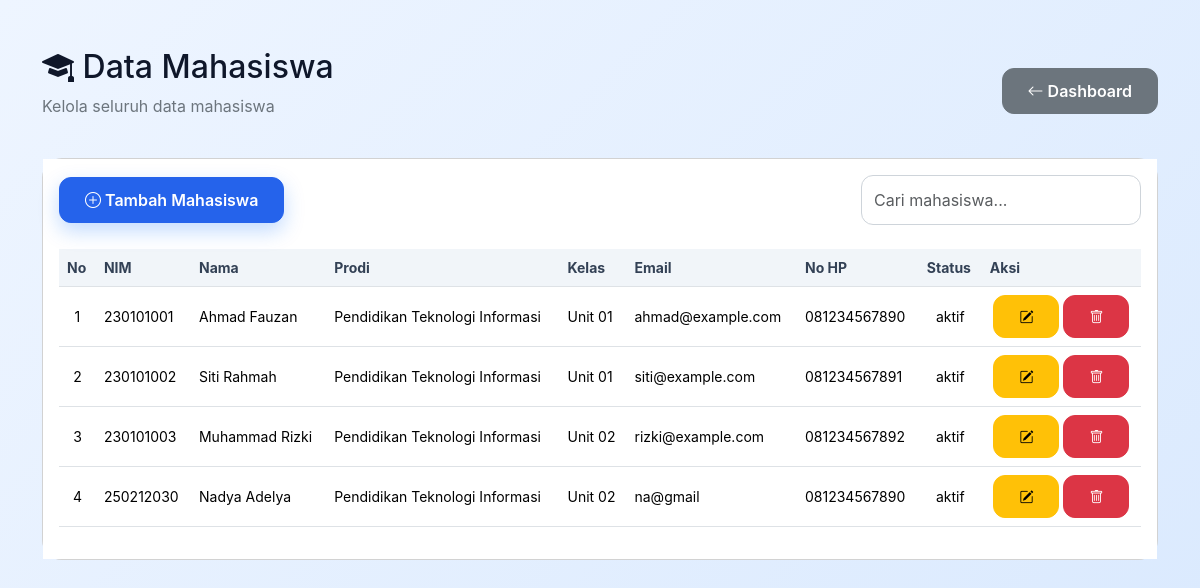
/mahasiswa.php, run on an earlier commit of the app's database.
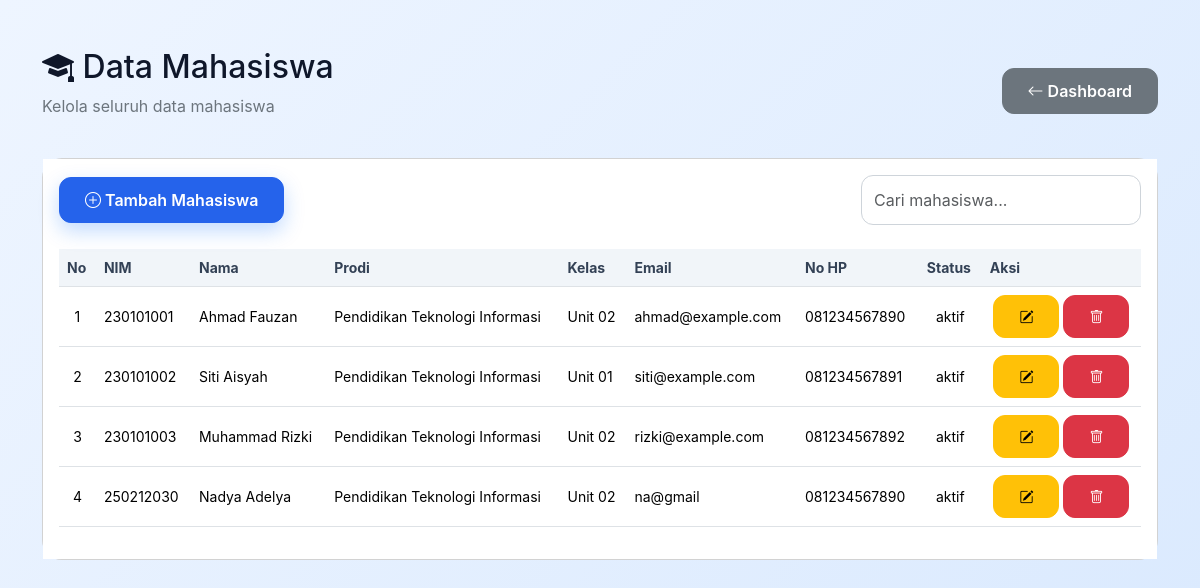
And on a later commit of the database.
### tables this page shows
CREATE TABLE `mahasiswa` (
  `id_mahasiswa` int(11) NOT NULL,
  `nim` varchar(30) NOT NULL,
  `nama_mahasiswa` varchar(100) NOT NULL,
  `prodi` varchar(100) NOT NULL,
  `kelas` varchar(20) NOT NULL,
  `email` varchar(100) DEFAULT NULL,
  `no_hp` varchar(20) DEFAULT NULL,
  `status` enum('aktif','nonaktif') DEFAULT 'aktif',
  `created_at` timestamp NOT NULL DEFAULT current_timestamp()
);

### mahasiswa.php (the view, shortened to what this page needs)
<?php
include 'koneksi.php';
$data = mysqli_query($koneksi, "SELECT * FROM mahasiswa");
?>
<!DOCTYPE html>
<html lang="id">
<head>
    <link rel="stylesheet" href="https://cdn.jsdelivr.net/npm/bootstrap-icons@1.11.3/font/bootstrap-icons.min.css">
    <link href="https://cdn.jsdelivr.net/npm/bootstrap@5.3.3/dist/css/bootstrap.min.css" rel="stylesheet">
    <link href="assets/css/style.css" rel="stylesheet">
 </head>
<body>
    <div class="container py-5">
        <div
        class="d-flex justify-content-between align-items-center mb-4">
        <div>
            <h2
            class="page-title">
            <i class="bi bi-mortarboard-fill"
            ></i>
            Data Mahasiswa
           </h2>
           <p class="text-secondary">
            Kelola seluruh data mahasiswa
           </p>
        </div>
        <div>
            <a href="dashboard.php" class="btn btn-secondary">
                <i
                class="bi bi-arrow-left">
            </i>
            Dashboard
        </a>
    </div>
</div>
         <div
     class="card card-custom">
        <div
        class="card-body">
        <div
        class="d-flex justify-content-between align-items-center mb-4">
        <a href="tambah_mahasiswa.php" class="btn btn-primary">
            <i class="bi bi-plus-circle"></i>
            Tambah Mahasiswa
        </a>
        <input
        type="text"
        class="form-control"
        placeholder="Cari mahasiswa..."
        style="max-width:280px;">
    </div>
    <div class="table-responsive">
            <table
            class="table table-hover align-middle">
            <thead>
                <tr>
                    <th>No</th>
                    <th>NIM</th>
                    <th>Nama</th>
                    <th>Prodi</th>
                    <th>Kelas</th>
                    <th>Email</th>
                    <th>No HP</th>
                    <th>Status</th>
                    <th>Aksi</th>
                </tr>
            </thead>
            <tbody>
                <?php
                $no = 1;
                while($row = mysqli_fetch_assoc($data)){
                    ?>
                    <tr>
                        <td class="text-center"><?= $no++; ?></td>
                        <td>
                            <?= $row['nim']; ?>
                        </td>
                        <td>
                            <?= $row['nama_mahasiswa']; ?></td>
                            <td>
                                <?= $row['prodi']; ?>
                            </td>
                            <td>
                                <?= $row['kelas']; ?>
                            </td>
                            <td>
                                <?= $row['email']; ?></td>
                                <td>
                                    <?= $row['no_hp']; ?>
                                </td>
                                <td
                                class="text-center">
                                 <span
                                 class="badge-status">
                                 <?= $row['status']; ?>
                                </span>
                            </td>
                            <td
                            class="text-center">
                            <a
                             href="edit_mahasiswa.php?id=<?= $row['id_mahasiswa']; ?>"
                             class="btn btn-warning btn-sm">
                             <i
                             class="bi bi-pencil-square"
                             ></i>
                            </a>
                            <a href="hapus_mahasiswa.php?id=<?= $row['id_mahasiswa']; ?>"
                            class="btn btn-danger btn-sm"
                            onclick="return confirm('Yakin ingin menghapus data ini?')">
                            <i class="bi bi-trash"></i>
                        </a>
                    </td>
                </tr>
                <?php } ?>
            </tbody>
        </table>
    </div>
</div>
    </div>
  </div>
 </body>
</html>

What changed in the data, as far as the page shows it:
changed mahasiswa "Ahmad Fauzan": kelas "Unit 01" → "Unit 02"
changed mahasiswa "Unit 01": nama_mahasiswa "Siti Rahmah" → "Siti Aisyah"
